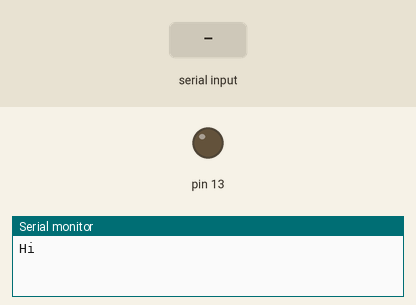
Recording of a sketch running on a simulated Arduino Uno, built with avr-gcc and run on an emulated ATmega328P. Parts: output pins drawn as LEDs (lit = HIGH), the last lines printed to the serial monitor. Inputs (shaded band) come from the test bench.

Above: at 1.2 s.
1.3 s: "o" received over Serial
At 2.4 s:
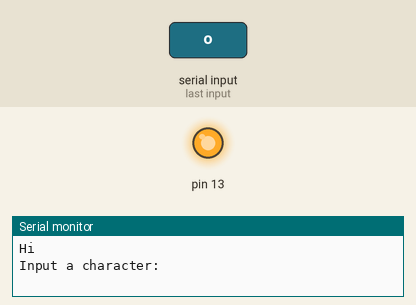
2.8 s: "1" received over Serial
At 3.5 s:
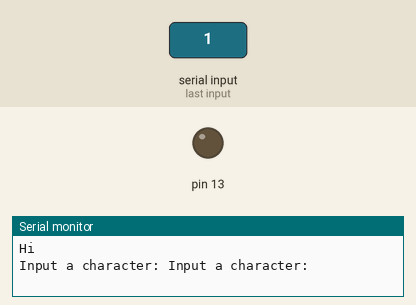
Timing chart, 0 to 5.8 s (numbered marks = the images above; inputs shaded):
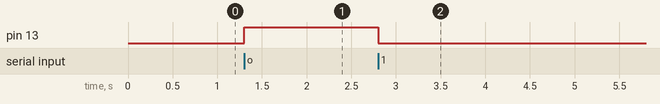

Measured:
- after the input at 1.3 s, pin 13: LOW → HIGH at once
- after the input at 2.8 s, pin 13: HIGH → LOW at once

The sketch:

Ex1.ino
```cpp
void setup() {
  pinMode(13, OUTPUT);
  Serial.begin(9600);
  Serial.println("Hi");
}

void loop() {
  if(Serial.available() > 0){
    Serial.print("Input a character: ");
    char temp = Serial.read();
    if(temp == 'o'){
      digitalWrite(13, HIGH);
    }
    else{
      digitalWrite(13, LOW);
    }
  }
}
```
